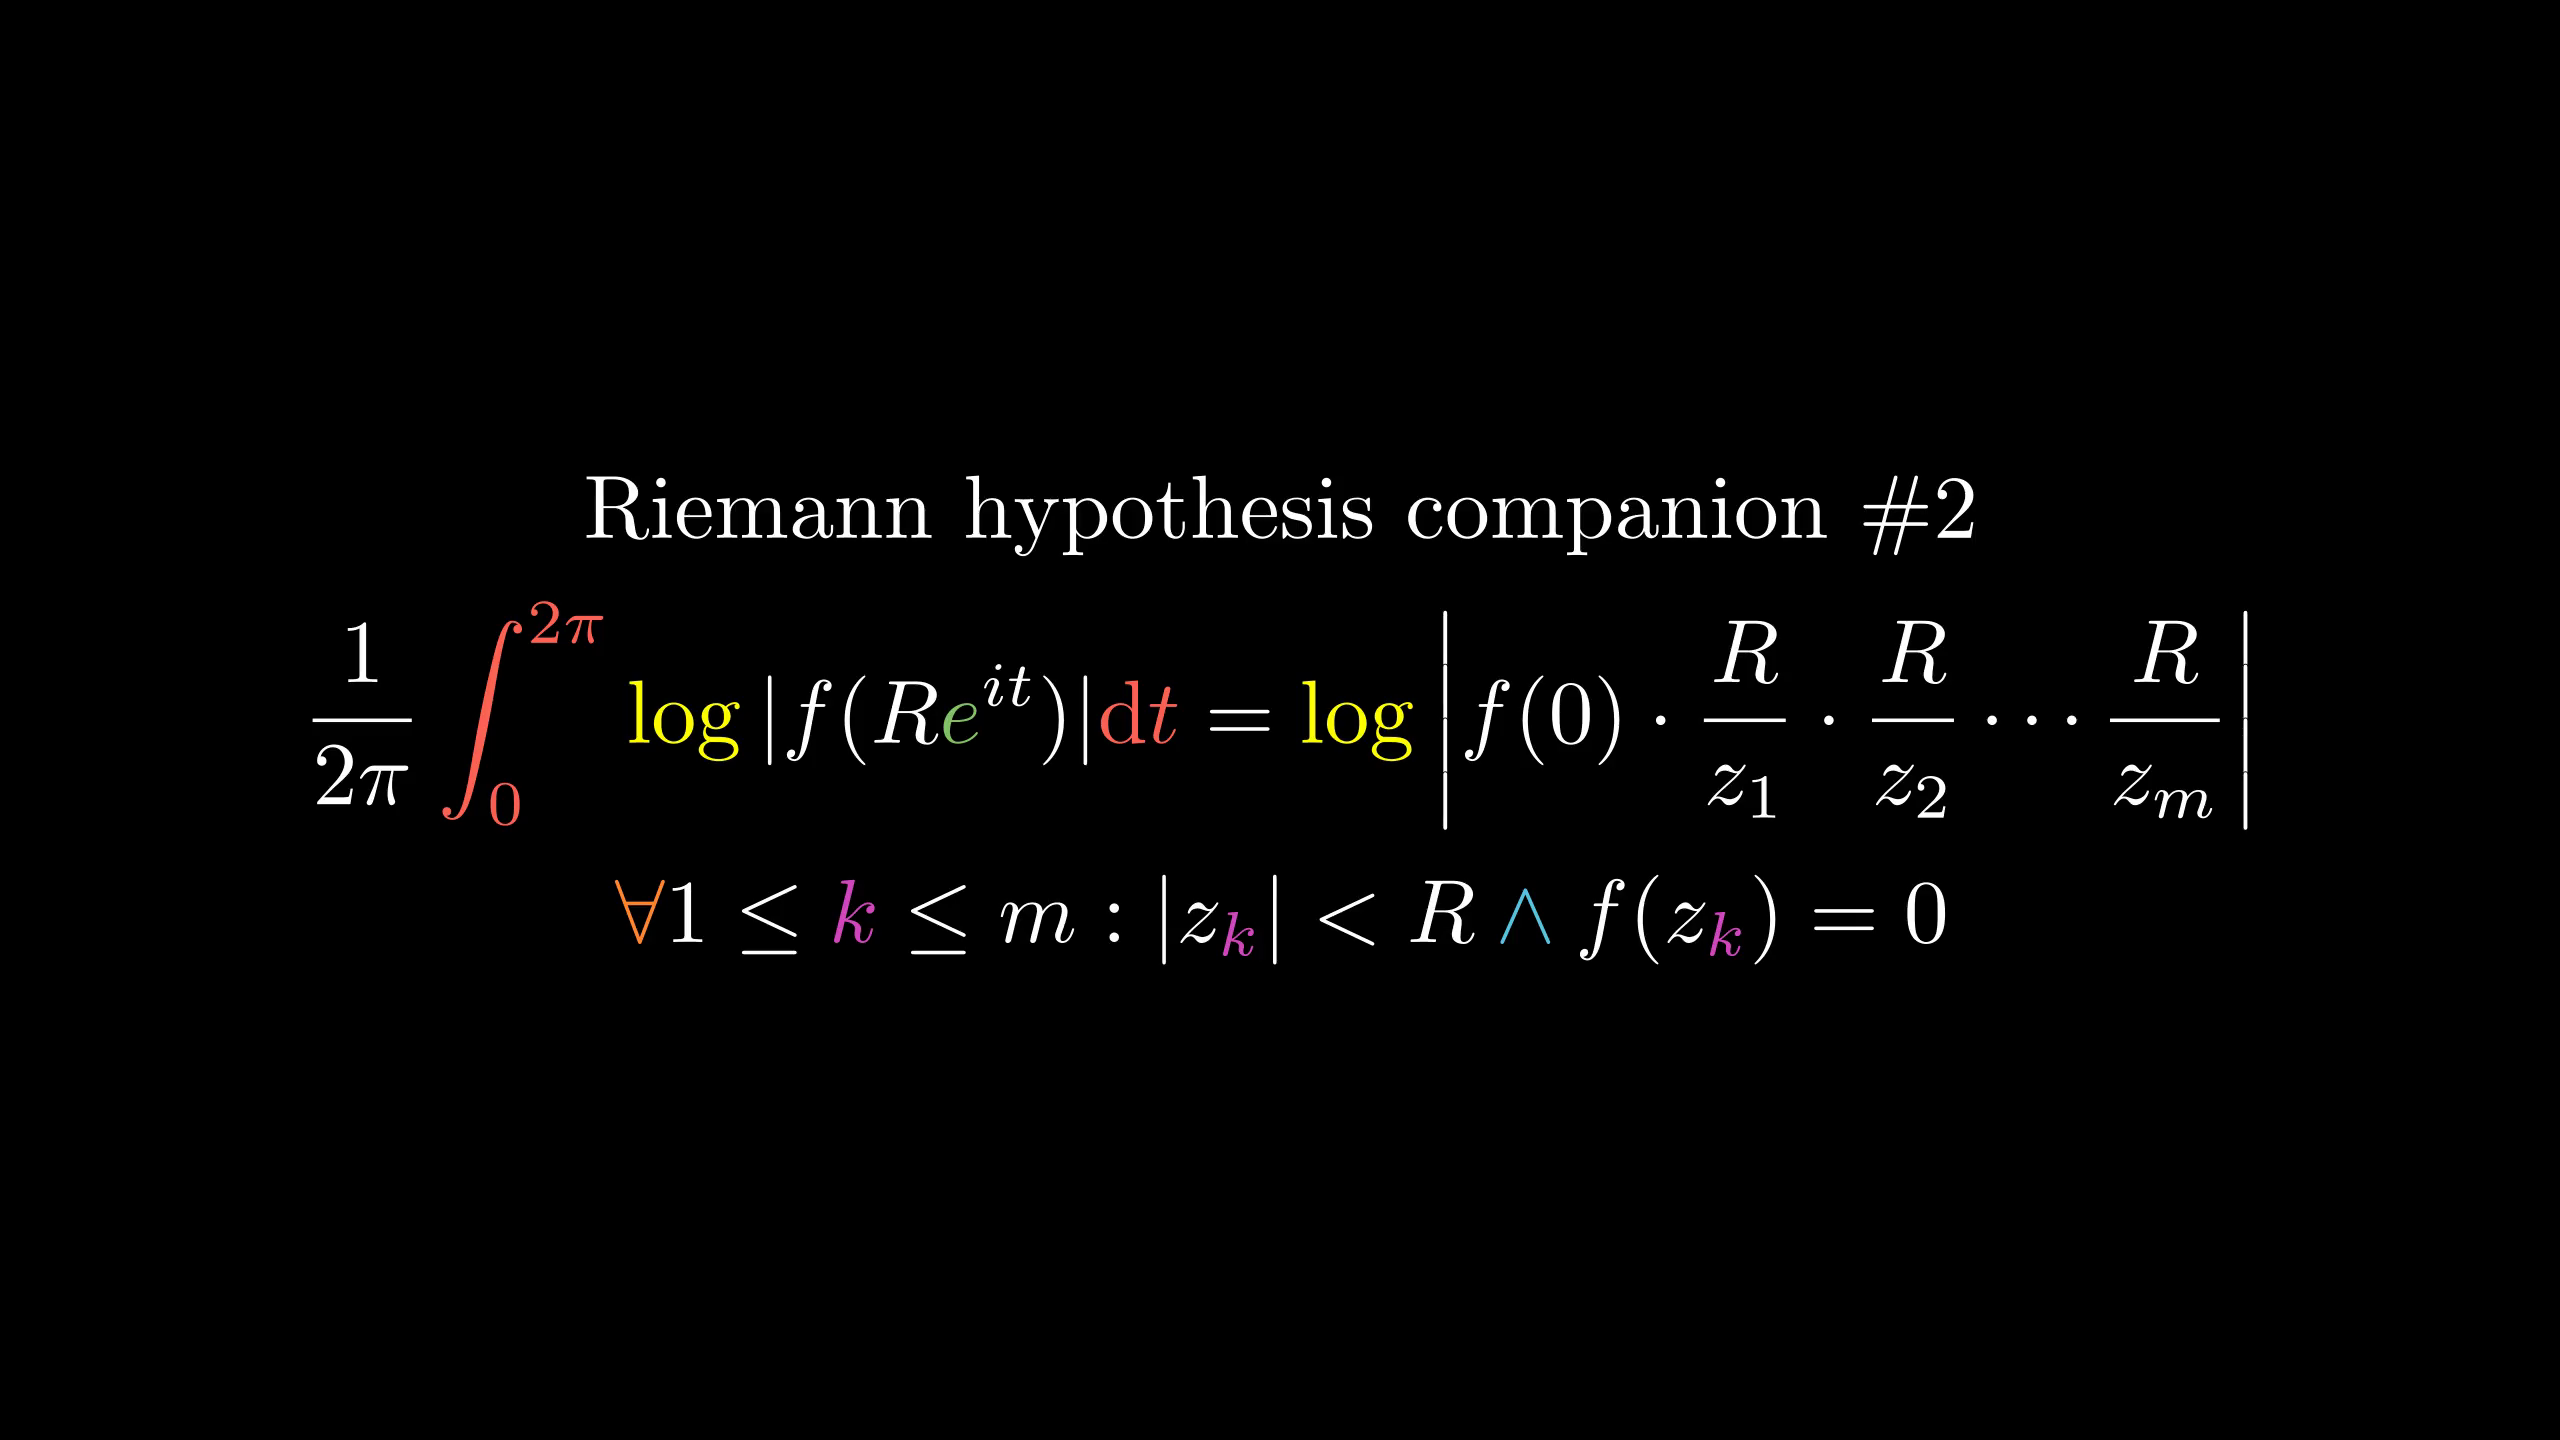

Write Python code to recreate this figure.
from manimlib.imports import *

class FooScene(Scene):
    def construct(self):
        tit=TextMobject(r"Riemann hypothesis companion \#2")
        fml=TexMobject(r"{1\over2\pi}\int_0^{2\pi}\log|f(R{e}^{it})|" \
                r"\mathrm dt=\log\left|f(0)\cdot{R\over z_1}" \
                r"\cdot{R\over z_2}\cdots{R\over z_m}\right|",
                tex_to_color_map={
                    r"\int_0^{2\pi}":RED,
                    r"\mathrm dt":RED,
                    r"\log":YELLOW,
                    "{e}":GREEN
                })
        fml2=TexMobject(r"\forall1\le{k}\le m:|z_k|<R\wedge f(z_k)=0",
                tex_to_color_map={
                    r"\forall":ORANGE,
                    r"{k}":PINK,r"_k":PINK,
                    r"\wedge":BLUE
                })
        gp=VGroup(tit,fml,fml2).arrange(DOWN)
        self.add(gp)
        self.wait()
